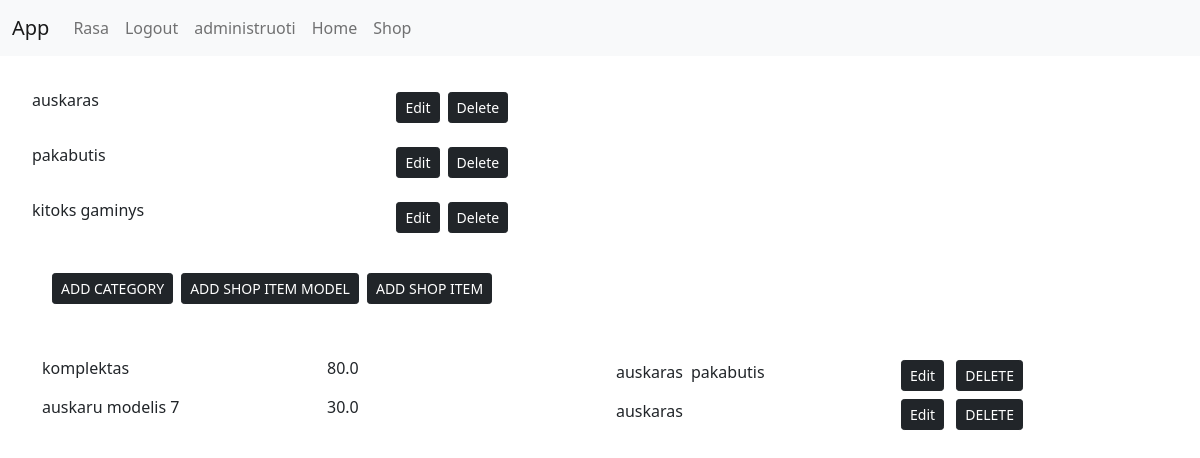
Before: /app/administrator/ (signed in) with the older database file.
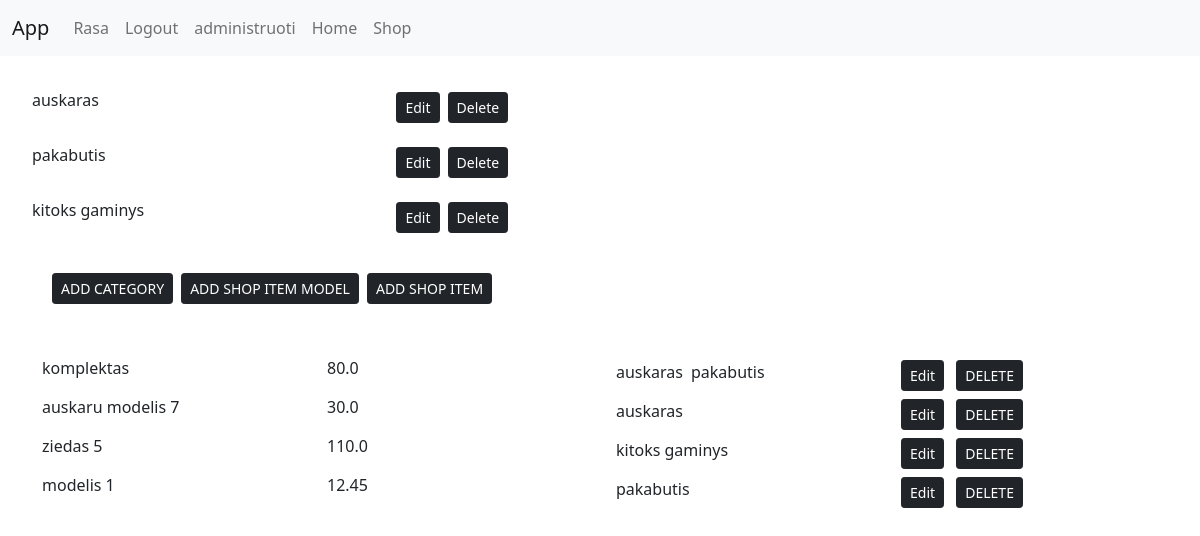
After: the same page with the newer database file.
### shop/models.py (models this page shows, shortened)
class ItemCategory(models.Model):
    item_category = models.CharField("Item category", max_length=30, help_text="shop item category name")
    def __str__(self):
        return f"{self.item_category}"

class ItemModel(models.Model):
    item_model_name = models.CharField("Item model name", max_length=30, help_text="shop item category name")
    category_id = models.ManyToManyField("ItemCategory", help_text="Item category")
    price = models.FloatField("Item price", default="0.00")
    photo = models.ImageField(default="item_pics/default.jpg", upload_to="item_pics", null=True)

### shop/views.py (the view)
# urls.py: path("administrator/", views.administrator_page, name='administrator_n'),
@login_required
def administrator_page(request):
    categories_num = ItemCategory.objects.all().count()
    categories_list = ItemCategory.objects.all()
    item_models_list = ItemModel.objects.all()
    data = {
        'categories_num_cntx': categories_num,
        'categories_list_cntx': categories_list,
        'item_models_list_cntx': item_models_list
    }
    if admin_group_name in [group.name for group in request.user.groups.all()]:
        return render(request, 'administrator_page.html', context=data)
    else:
        return redirect('index_n')

### shop/templates/administrator_page.html (shortened to what this page needs)
{% extends "base.html" %}
{% block content %}
<div class="d-inline-flex flex-column p-4">
    {% for category_obj in categories_list_cntx %}
    <div class="d-flex flex-row p-2  justify-content-between">
        <div>
            {{ category_obj }}
        </div>
        <div class="d-inline-flex flex-row">
            <a class="btn btn-sm btn-primary btn-dark m-1" href="{% url 'update_category_n' category_obj.id %}"
               role="button">Edit</a>
            <a class="btn btn-sm btn-primary btn-dark m-1" href="{% url 'delete_category_n' category_obj.id %}"
               role="button">Delete</a>
        </div>
    </div>
    {% endfor %}
    <div class="d-inline-flex flex-row p-4">
        <a class="btn btn-sm btn-primary btn-dark m-1" href="{% url 'add_category_n' %}">ADD CATEGORY</a>
        <a class="btn btn-sm btn-primary btn-dark m-1" href="{% url 'add_item_model_n' %}">ADD SHOP ITEM MODEL</a>
        <a class="btn btn-sm btn-primary btn-dark m-1" href="{% url 'add_item_n' %}">ADD SHOP ITEM</a>
    </div>
</div>
<div class="container">
    <div class="row row-cols-4">
        {% for item_model_obj in item_models_list_cntx %}
        <div class="col">
            {{ item_model_obj.item_model_name }}
        </div>
        <div class="col">
            {{ item_model_obj.price }}
        </div>
        <div class="col d-inline-flex flex-row">
            {% for category_obj in item_model_obj.category_id.all %}
            <div class="m-1">{{ category_obj }}</div>
            {% endfor %}
        </div>
        <div class="col">
            <a class="btn btn-sm btn-primary btn-dark m-1" href="{% url 'update_item_model_n' item_model_obj.id %}"
               role="button">Edit</a>
            <a class="btn btn-sm btn-primary btn-dark m-1" href="{% url 'delete_item_model_n' item_model_obj.id %}"
               role="button">DELETE</a>
        </div>
        {% endfor %}
    </div>
</div>
<br>
{% endblock %}

### shop/templates/navbar_1.html (shortened to what this page needs)
<nav class="navbar navbar-expand-lg navbar-light bg-light">
    <div class="container-fluid">
        <a class="navbar-brand" href="{% url 'index_n' %}">App</a>
        <div class="collapse navbar-collapse" id="navbarSupportedContent">
            <ul class="navbar-nav me-auto mb-2 mb-lg-0">
                {% if user.is_authenticated %}
                <li class="nav-item">
                    <a class="nav-link" href="{% url 'user_profile_n' %}">{{ user.get_username }}</a>
                </li>
                <li class="nav-item">
                    <a class="nav-link" href="{% url 'logout' %}?next=/">Logout</a>
                </li>
                {% for group in user.groups.all %}
                {% if group.name == 'shop_admin' %}
                <li class="nav-item">
                    <a class="nav-link" href="{% url 'administrator_n' %}">administruoti</a>
                </li>
                {% endif %}
                {% endfor %}
                {% endif %}
                <li class="nav-item">
                    <a class="nav-link" href="{% url 'index_n' %}">Home</a>
                </li>
                <li class="nav-item">
                    <a class="nav-link" href="{% url 'view_items_models_list_n' %}">Shop</a>
                </li>
            </ul>
        </div>
    </div>
</nav>

Changed rows visible on the page:
added ItemModel: item_model_name "ziedas 5", price "110.0", ItemCategory (item_category "kitoks gaminys")
added ItemModel: item_model_name "modelis 1", price "12.45", ItemCategory (item_category "pakabutis")
